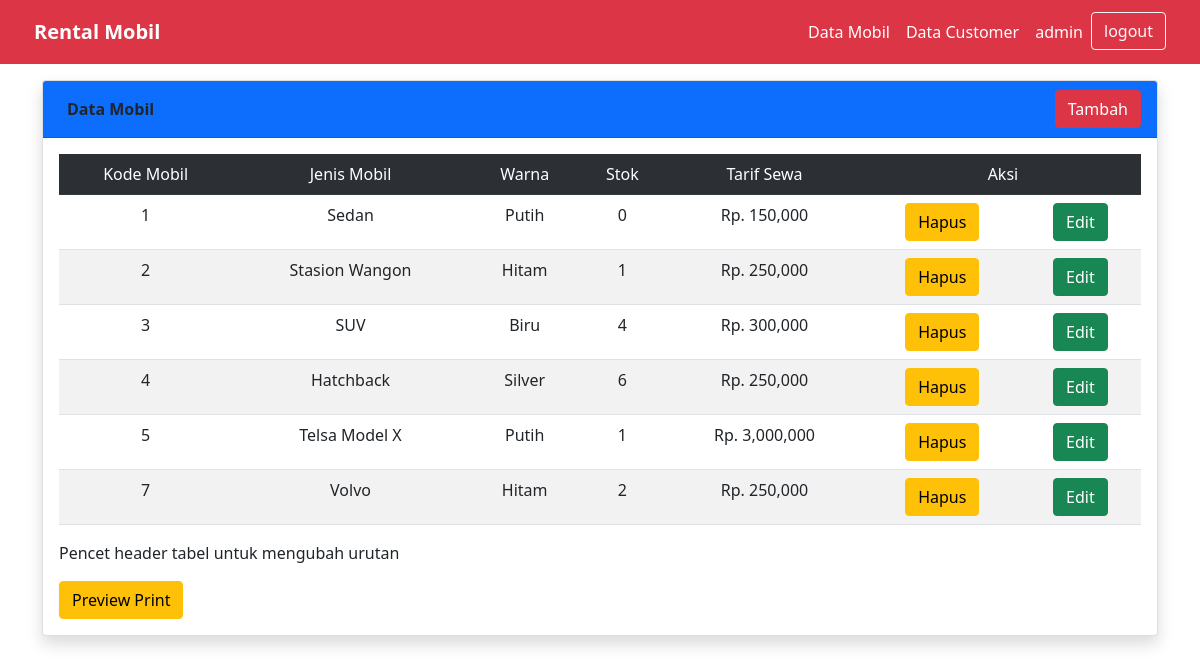
Page /app_rentalmobil/data_mobil.php (signed in) on the committed database.
### tables this page shows
CREATE TABLE `mobil` (
  `kd_mobil` int(8) NOT NULL AUTO_INCREMENT,
  `jenis_mobil` varchar(35) NOT NULL,
  `warna` varchar(35) NOT NULL,
  `stok` int(8) NOT NULL,
  `tarif_sewa` int(15) NOT NULL,
  PRIMARY KEY (`kd_mobil`)
);

### app_rentalmobil/data_mobil.php (the view, shortened to what this page needs)
<?php
include 'conn.php';
include 'header.php';
if($_SESSION['username'] == ""){
    header("location:login.php");
} else {
if(isset($_GET['sort'])){
    $order = $_GET['sort'];
} else {
    $order = "'date_added'";
}
$sql = "select * from mobil order by $order";
$query = mysqli_query($conn,$sql);
?>
<!DOCTYPE html>
<html lang="en">
<head>
</head>
<body>
    <div class="container mt-3">
        <div class="card shadow">
            <div class="card-header navbar bg-primary">
                <p class="m-2"><b>Data Mobil</b></p>
                <a href="tambah_mobil.php"><button class="btn btn-danger">Tambah</button></a>
            </div>
            <div class="card-body">
                <table class="table table-striped table-hover text-center">
                    <tr class="table-dark">
                        <td><a style="text-decoration:none;color:white;" href="?sort=kd_mobil">Kode Mobil</a></td>
                        <td><a style="text-decoration:none;color:white;" href="?sort=jenis_mobil">Jenis Mobil</a></td>
                        <td><a style="text-decoration:none;color:white;" href="?sort=warna">Warna</a></td>
                        <td><a style="text-decoration:none;color:white;" href="?sort=stok">Stok</a></td>
                        <td><a style="text-decoration:none;color:white;" href="?sort=tarif_sewa">Tarif Sewa</a></td>
                        <td colspan='2'>Aksi</td>
                    </tr>
                    <?php
                    while($mobil = mysqli_fetch_assoc($query)){
                    ?>
                    <tr>
                        <td><?=$mobil['kd_mobil']?></td>
                        <td><?=ucwords($mobil['jenis_mobil'])?></td>
                        <td><?=ucwords($mobil['warna'])?></td>
                        <td><?=$mobil['stok']?></td>
                        <td>Rp. <?=number_format($mobil['tarif_sewa'])?></td>
                        <td><a href="hapus_mobil.php?kd_mobil=<?=$mobil['kd_mobil']?>"><button class="btn btn-warning">Hapus</button></a></td>
                        <td><a href="edit_mobil.php?kd_mobil=<?=$mobil['kd_mobil']?>"><button class="btn btn-success">Edit</button></a></td>
                    </tr>
                    <?php
                    }
                    ?>
                </table>
                <p>Pencet header tabel untuk mengubah urutan</p>
    <a href="cetak_mobil.php"><button class="btn btn-warning">Preview Print</button></a>
            </div>
        </div>
    </div>
</body>
</html>
    <?php
}
?>

### rows in the picture
mobil: kd_mobil "1", jenis_mobil "Sedan", warna "Putih", stok "0", tarif_sewa "150,000"
mobil: kd_mobil "2", jenis_mobil "Stasion Wangon", warna "Hitam", stok "1", tarif_sewa "250,000"
mobil: kd_mobil "3", jenis_mobil "SUV", warna "Biru", stok "4", tarif_sewa "300,000"
mobil: kd_mobil "4", jenis_mobil "Hatchback", warna "Silver", stok "6", tarif_sewa "250,000"
mobil: kd_mobil "5", jenis_mobil "Telsa Model X", warna "Putih", stok "1", tarif_sewa "3,000,000"
mobil: kd_mobil "7", jenis_mobil "Volvo", warna "Hitam", stok "2", tarif_sewa "250,000"

### other values in the picture
$_SESSION['username'] "admin"
